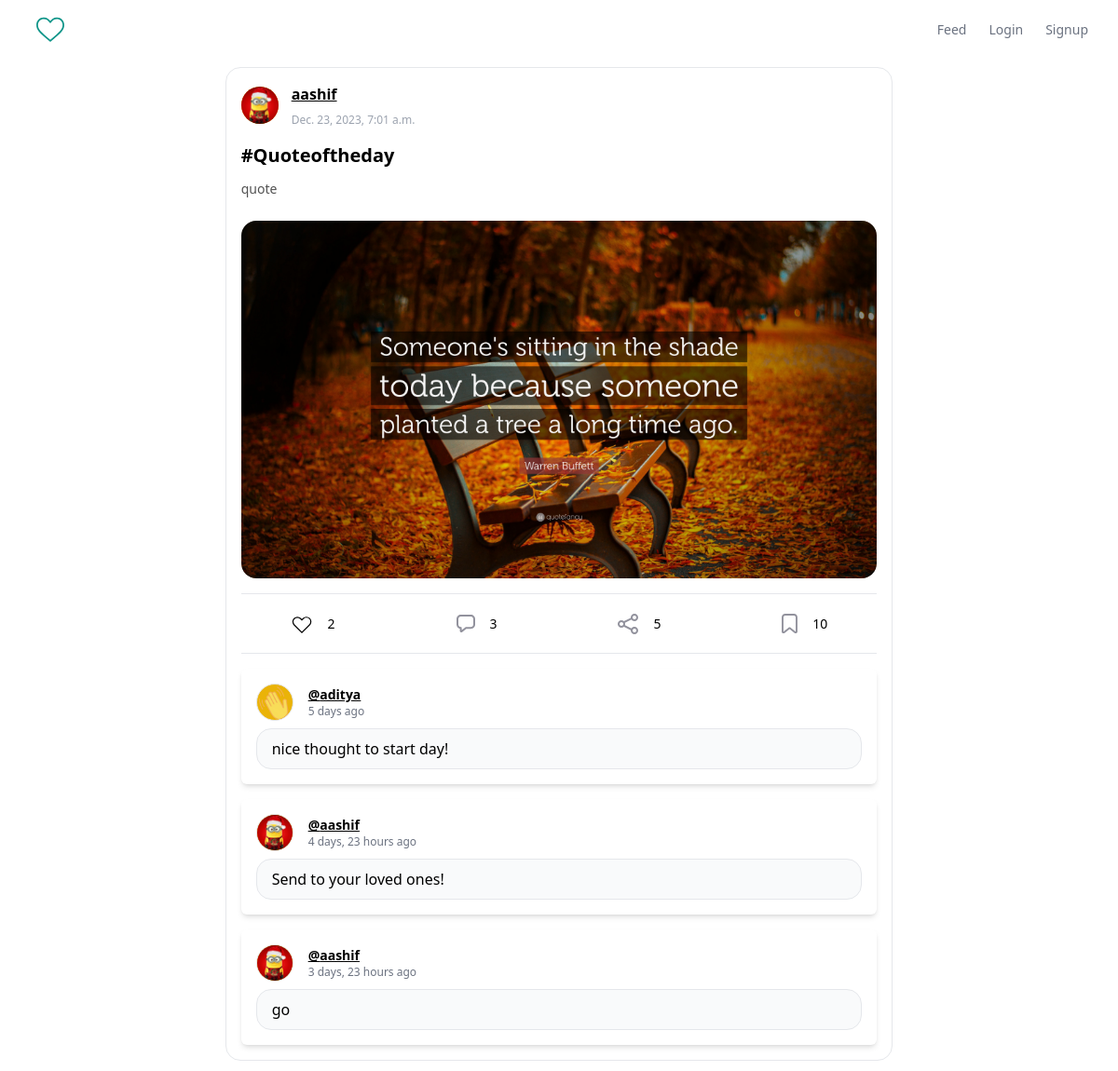
Page /post/7 on the committed database.
### posts/models.py (models this page shows, shortened)
class Post(models.Model):
    user = models.ForeignKey(settings.AUTH_USER_MODEL, on_delete=models.SET(None))
    image = models.ImageField(upload_to='post/%Y/%m/%d', blank=True)
    caption = models.TextField(blank=True)    # caption of image
    title = models.CharField(max_length=200) #title of post
    slug = models.SlugField(max_length=200, blank=True) #some random chars
    created_at = models.DateTimeField(auto_now_add=True) # date and time of post, by default current date&time will be set
    liked_by = models.ManyToManyField(settings.AUTH_USER_MODEL, related_name='posts_liked', blank=True)

class Comment(models.Model):
    post = models.ForeignKey(Post, on_delete=models.SET(None), related_name='comments')
    user = models.ForeignKey(settings.AUTH_USER_MODEL, on_delete=models.SET(None), related_name='comment_user')
    body = models.TextField()
    created_at = models.DateTimeField(auto_now=True)
    class Meta:
        ordering = ('created_at', )

### users/models.py (models this page shows, shortened)
class Profile(models.Model):
    user = models.OneToOneField(settings.AUTH_USER_MODEL, on_delete=models.CASCADE)
    image = models.ImageField(upload_to='user/%Y/%m/%d', default='no_profile.png')

### posts/views.py (the view)
# urls.py: path('<int:post_id>', view=posts_views.view_post, name='view_post'),
def view_post(request, post_id):
    try:
        post = Post.objects.get(pk=post_id)
    except:
        return redirect('feed')
    context = {
        "post" : post,
        "single_post" : True,
        "title" : f'Post | @{post.user.username}'
    }
    return render(request, 'posts/single_post.html', context)

### posts/templates/posts/single_post.html
{% extends 'users/base.html' %}
{% block body %}
  {% include 'posts/components/post.html' %}
{% endblock %}

### posts/templates/posts/components/post.html (shortened to what this page needs)
<main class="h-full w-full bg-white flex items-center justify-center mb-4 mt-2">
	<div class="border max-w-screen-md bg-white rounded-2xl p-4">
		<div class="flex items-center	justify-between">
			<div class="gap-3.5	flex items-center">
				<img src="{{ post.user.profile.image.url }}" class="cursor-pointer object-cover bg-yellow-500 rounded-full w-10 h-10 view-user" username="{{ post.user.username }}" />
				<div class="flex flex-col">
					<b class="mb-2 view-user underline cursor-pointer" username="{{ post.user.username}}">{{ post.user.username }}</b>
					<time datetime="06-08-21" class="text-gray-400 text-xs">
                        {{ post.created_at }}
					</time>
				</div>
			</div>
		</div>
		{% if not single_post %}
			<div class="cursor-pointer" onclick="viewPost({{ post.id }})">
		{% else %}
			<div>
		{% endif %}
		<div class="mt-4 mb-6">
      <div class="mb-3 text-xl font-bold mb-2 ">{{ post.title|title }}</div>
      <div class="text-sm text-neutral-600">{{ post.caption|linebreaksbr  }}</div>
    </div>
			<div class="mt-5 flex gap-2	 justify-center border-b pb-4 flex-wrap	">
				{% if post.image %}
				<img src="{{ post.image.url }}" class=" rounded-2xl w-1/3 object-cover h-96 flex-auto" alt="photo">
				{% endif %}
			</div>
		</div>
    <div class=" h-16 border-b  flex items-center justify-around	">
			<div class="flex items-center	gap-4 mr-6">
        <svg xmlns="http://www.w3.org/2000/svg" class="like_btn cursor-pointer h-6 w-6" viewBox="0 0 20 20"
          fill="currentColor" id="like_post_{{ post.id }}">
            {% if request.user in post.liked_by.all %}
              <path fill="red" stroke="red"
              fill-rule="evenodd"
              d="M3.172 5.172a4 4 0 015.656 0L10 6.343l1.172-1.171a4 4 0 115.656 5.656L10 17.657l-6.828-6.829a4 4 0 010-5.656z"
              clip-rule="evenodd"/>
            {% else %}
						<path fill="none" stroke="black"
						fill-rule="evenodd"
              d="M3.172 5.172a4 4 0 015.656 0L10 6.343l1.172-1.171a4 4 0 115.656 5.656L10 17.657l-6.828-6.829a4 4 0 010-5.656z"
              clip-rule="evenodd"/>
            {% endif %}
          </svg>
          <div class="text-sm" id="like_count_{{ post.id }}">{{ post.liked_by.count }} </div>
      </div>
      <div class="flex items-center	gap-4	mr-6">
					<div class="text-sm" id="comment_count_{{ post.id}}">{{ post.comments.count }} </div>
				</div>
				<div class="flex items-center	gap-4 mr-6">
					<div class="text-sm">5</div>
				</div>
				<div class="flex items-center	gap-4">
					<div class="text-sm">10</div>
				</div>
			</div>
			{% if single_post %}
      	{% for comment in post.comments.all %}
					{% include 'posts/components/comment.html' %}
        {% endfor %}
			{% endif %}
			</div>
</main>

### posts/templates/posts/components/comment.html
<div class="mx-auto bg-white shadow-md rounded-md p-4 mt-4">
  <div class="flex items-center">
    <img src="{{ comment.user.profile.image.url }}" class="bg-yellow-500 rounded-full w-10 h-10 object-cover border view-user cursor-pointer" username="{{ comment.user.username }}">
    <div class="ml-4">
      <p class="text-sm font-semibold view-user cursor-pointer underline" username="{{ comment.user.username }}">@{{ comment.user.username }}</p>
      <p class="text-xs text-gray-500">{{ comment.created_at | timesince }} ago</p>
    </div>
  </div>
  <div class="mt-2">
    <div class="flex items-center justify-between bg-gray-50 h-11 w-full border rounded-2xl overflow-hidden px-4">
      <input type="text" class="h-full w-full bg-gray-50 outline-none" value="{{ comment.body|linebreaksbr }}" disabled>
    </div>
  </div>
</div>

### rows in the picture
Post: user.profile.image (picture), user.username "aashif", created_at "Dec. 23, 2023, 7:01 a.m.", title "#Quoteoftheday", caption "quote", image (picture), liked_by.count "2", comments.count "3"
Comment: user.profile.image (picture), user.username "aditya", created_at "5 days", body "nice thought to start day!"
Comment: user.profile.image (picture), user.username "aashif", created_at "4 days, 23 hours", body "Send to your loved ones!"
Comment: user.profile.image (picture), user.username "aashif", created_at "3 days, 23 hours", body "go"
